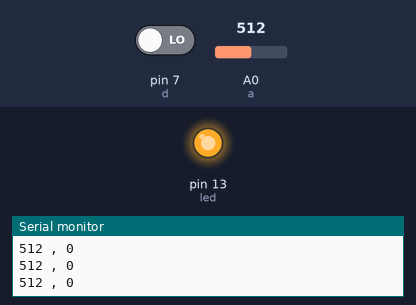
The sketch below on a simulated Arduino Uno, built with avr-gcc and run on an emulated ATmega328P. Parts: output pins drawn as LEDs (lit = HIGH), the last lines printed to the serial monitor. The inputs (shaded band) are chosen by the test bench; at power-on: A0 (a) = 512, pin 7 (d) LOW.

Above: at 1.3 s.
1.4 s: A0 (a) set to 787
2.9 s: A0 (a) set to 813
At 4.2 s:
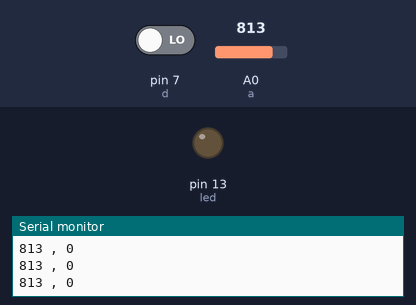
4.5 s: A0 (a) set to 790
At 5.6 s:
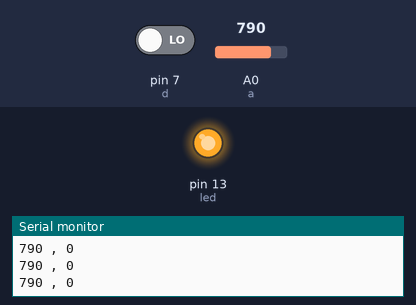
6.0 s: A0 (a) set to 810
At 6.8 s:
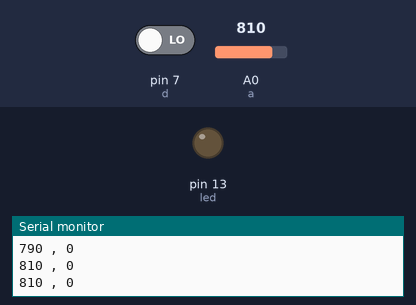
Timing chart, 0 to 8.5 s (numbered marks = the images above; inputs shaded):
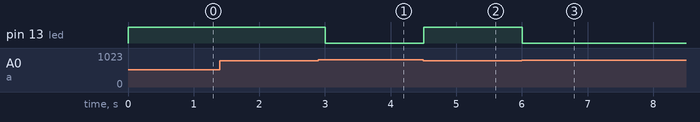

Measured:
- the behaviour switches between 800 and 801 on A0 (a) (found by bisection; images 0 and 1)
- after the input at 2.9 s, pin 13 (led): HIGH → LOW after 0.10 s
- after the input at 4.5 s, pin 13 (led): LOW → HIGH at once
- after the input at 6.0 s, pin 13 (led): HIGH → LOW at once

The sketch:

cambienanhsangquangtro.ino
```cpp
int a=A0;
int d=7;
int va=0;
int vd=0;
int led=13;
void setup() {

  pinMode(d,INPUT);
  pinMode(led, OUTPUT);
  Serial.begin(9600);

}

void loop() {

  va=analogRead(a);
  vd=digitalRead(d);
  Serial.print(va);
  if (va>800) digitalWrite(led,LOW); else digitalWrite(led,HIGH);
  Serial.print(" , ");
  Serial.println(vd);
  delay(500);


}
```
